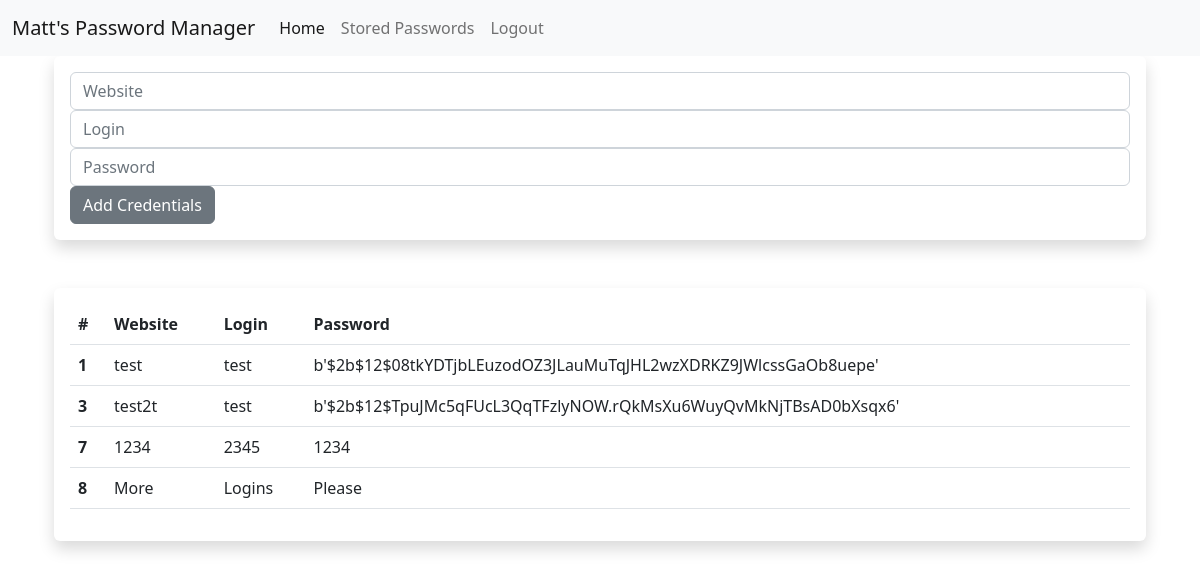
/manager (signed in), run on the app's committed database.
### app.py (models this page shows)
class Credentials(db.Model):
    id = db.Column(db.Integer, primary_key = True)
    website = db.Column(db.String(100))
    login = db.Column(db.String(100))
    password = db.Column(db.String(100))
    userId = db.Column(db.Integer)

### app.py (the view)
@app.route("/manager",methods=["POST", "GET"])
@login_required
def manager():
    form = AddCredentialsForm()
    if form.validate_on_submit():
        new_credentials = Credentials(login = form.login.data, password=form.password.data, website=form.website.data, userId = current_user.id)
        db.session.add(new_credentials)
        db.session.commit()
        flash("Login Added")
        return redirect(url_for('manager'))
    return render_template("manager.html", form=form, values=Credentials.query.filter_by(userId=current_user.id).all())

### app.py
class AddCredentialsForm(FlaskForm):
    website = StringField(validators=[Length(
        min=4, max=20)], render_kw={"placeholder": "Website"})
    login = StringField(validators=[Length(
        min=4, max=20)], render_kw={"placeholder": "Login"})
    password = PasswordField(validators=[Length(
        min=4, max=20)], render_kw={"placeholder": "Password"})
    submit = SubmitField("Add Credentials")

### app.py (called while the page is built)
@login_manager.user_loader
def load_user(user_id):
    return User.query.get(int(user_id))

### templates/manager.html (shortened to what this page needs)
{% extends "base.html" %} -->
{% block content %}
    <div class="container-sm shadow p-3 mb-5 bg-body rounded">
        <form action="" method="post">
                {{ form.website (class="form-control")}}
                {{ form.login (class="form-control") }}
                {{ form.password (class="form-control") }}
                {{ form.submit(class="btn btn-secondary") }}
        </form>
    </div>
    <div class="container-sm shadow p-3 mb-5 bg-body rounded">
        <table class="table">
            <thead>
            <tr>
                <th scope="col">#</th>
                <th scope="col">Website</th>
                <th scope="col">Login</th>
                <th scope="col">Password</th>
            </tr>
            </thead>
            <tbody>
                {% for item in values %}
                <tr>
                <th scope="row">{{item.id}}</th>
                    <td> {{item.website}}</td>
                    <td> {{item.login}}</td>
                    <td> {{item.password}}</td>
                </tr>
                {% endfor %}
            </tbody>
        </table>
    </div>
{% endblock %}

### templates/base.html (shortened to what this page needs)
<!DOCTYPE html>
<html lang="en">
<head>
    <link href="https://cdn.jsdelivr.net/npm/bootstrap@5.2.1/dist/css/bootstrap.min.css" rel="stylesheet">
</head>
<body>
    <nav class="navbar navbar-expand-lg bg-light">
        <div class="container-fluid">
          <a class="navbar-brand" href="#">Matt's Password Manager</a>
          <div class="collapse navbar-collapse" id="navbarNavAltMarkup">
            <div class="navbar-nav">
              <a class="nav-link active" aria-current="page" href="{{url_for('home')}}">Home</a>
              {% if current_user.is_authenticated  %}
              <a class="nav-link" href="{{url_for('manager')}}">Stored Passwords</a>
              <a class="nav-link"  href="{{url_for('logout')}}">Logout</a>
              {% else  %}
              <a class="nav-link" href="{{url_for('login')}}">Login</a>
              <a class="nav-link" href="{{url_for('register')}}">Register</a>
              {% endif %}
            </div>
          </div>
        </div>
      </nav>
      <div class="container-sm">
      <div class="container-fluid">
        {% block content %}
        {% endblock %}
      </div>
</body>
</html>

### data on the page
Credentials: id "1", website "test", login "test", password "b'$2b$12$08tkYDTjbLEuzodOZ3JLauMuTqJHL2wzXDRKZ9JWlcssGaOb8uepe'"
Credentials: id "3", website "test2t", login "test", password "b'$2b$12$TpuJMc5qFUcL3QqTFzlyNOW.rQkMsXu6WuyQvMkNjTBsAD0bXsqx6'"
Credentials: id "7", website "1234", login "2345", password "1234"
Credentials: id "8", website "More", login "Logins", password "Please"
